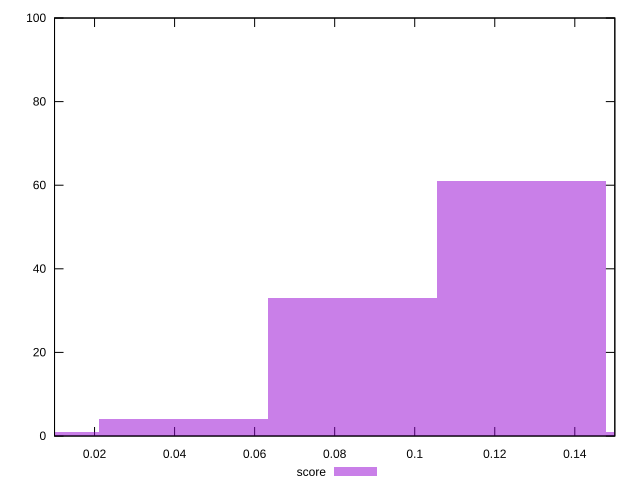

Recreate this plot in gnuplot.
reset

$score <<EOF
0.12668546527187344 61
0.08445697684791563 33
0 1
0.042228488423957815 4
0.16891395369583126 1
EOF

set key outside below
set boxwidth 0.042228488423957815
set xrange [0.01:0.15]
set yrange [0:100]
set trange [0:100]
set style fill transparent solid 0.5 noborder
set terminal svg size 640, 490 enhanced background rgb 'white'
set output "reprap/max-potential-fid/samples/pages+cached+noexternal/score/histogram.svg"

plot $score title "score" with boxes

reset
